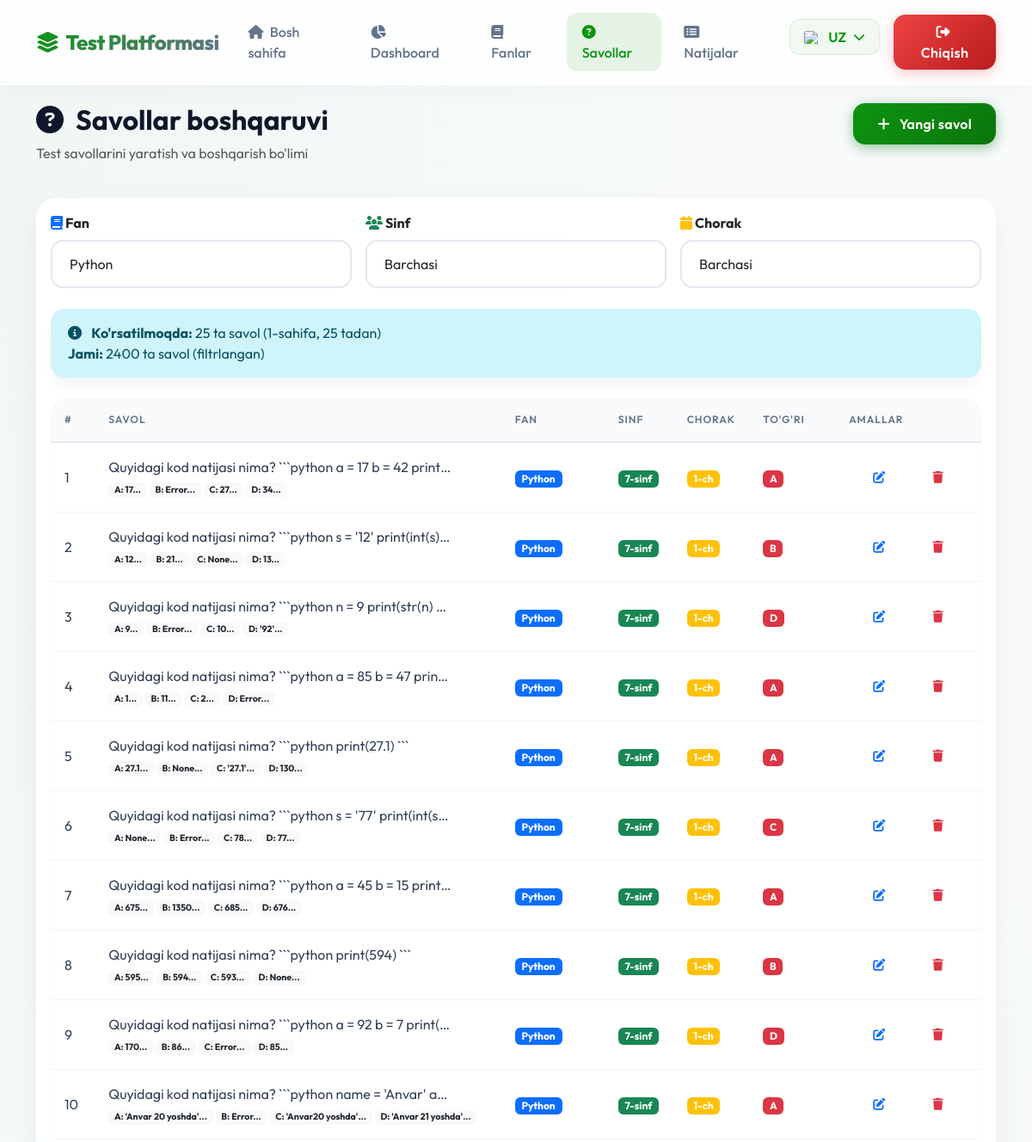
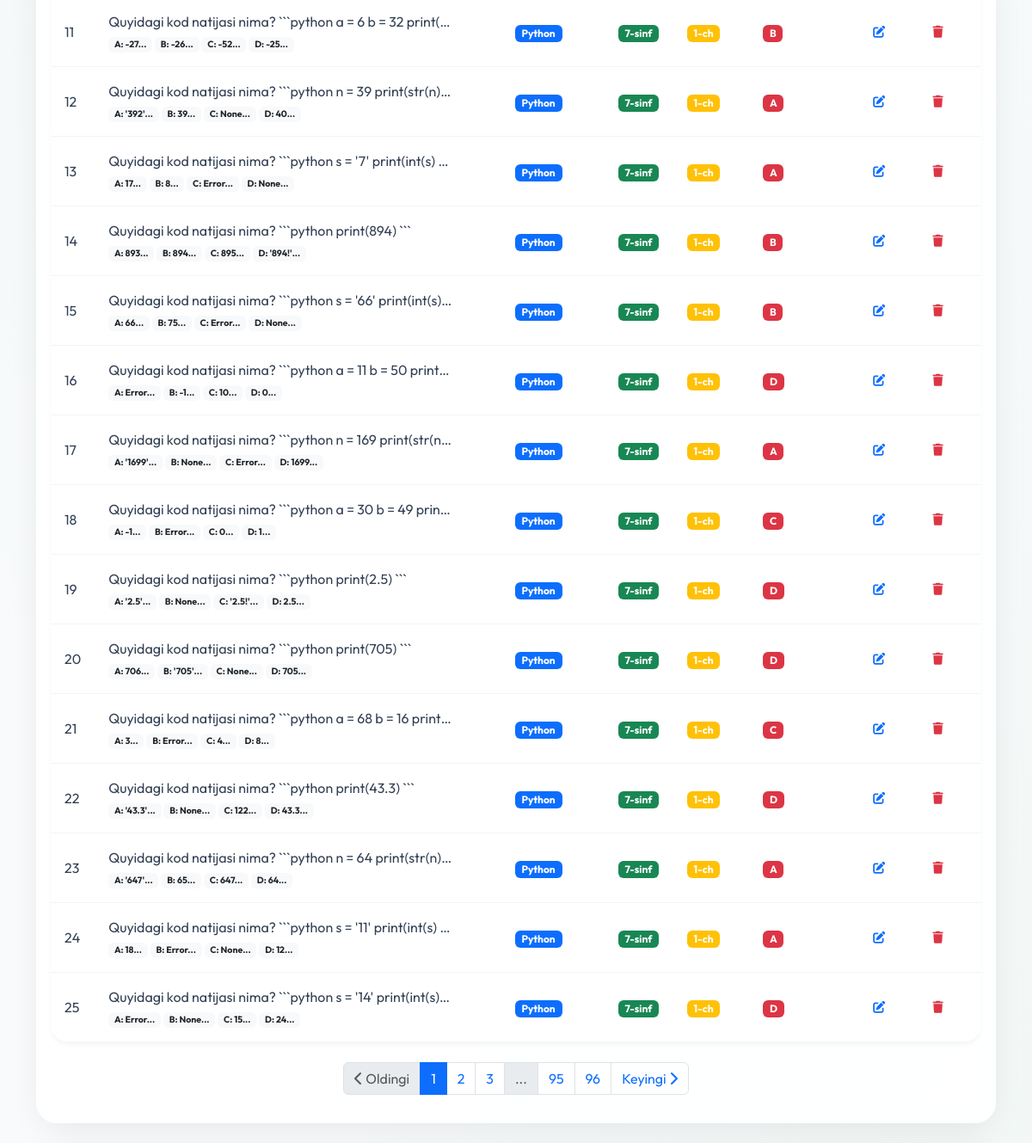
/admin/questions?subject_id=2 (signed in, upper part), run on an earlier commit of the app's database (2 pictures, top to bottom).
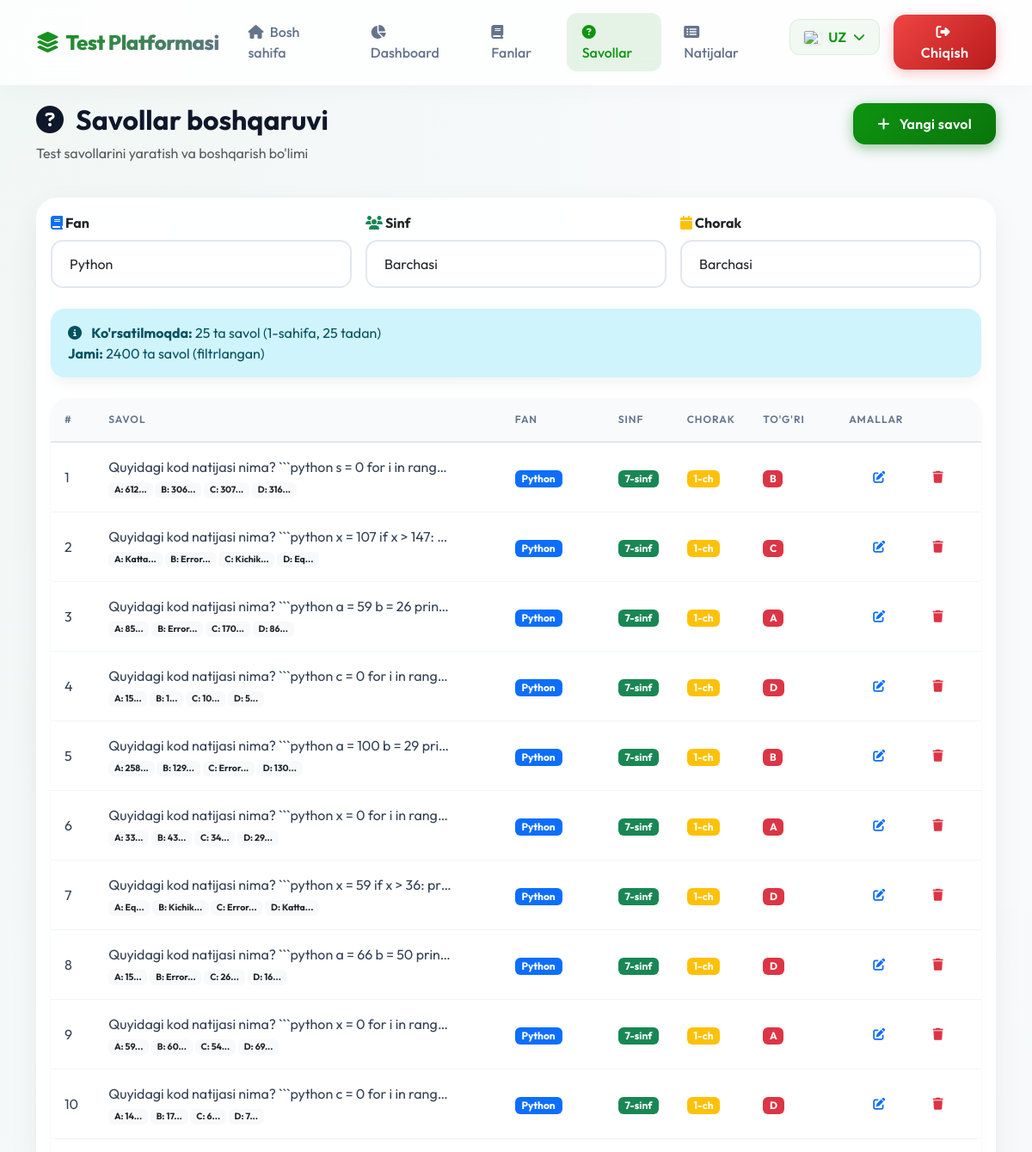
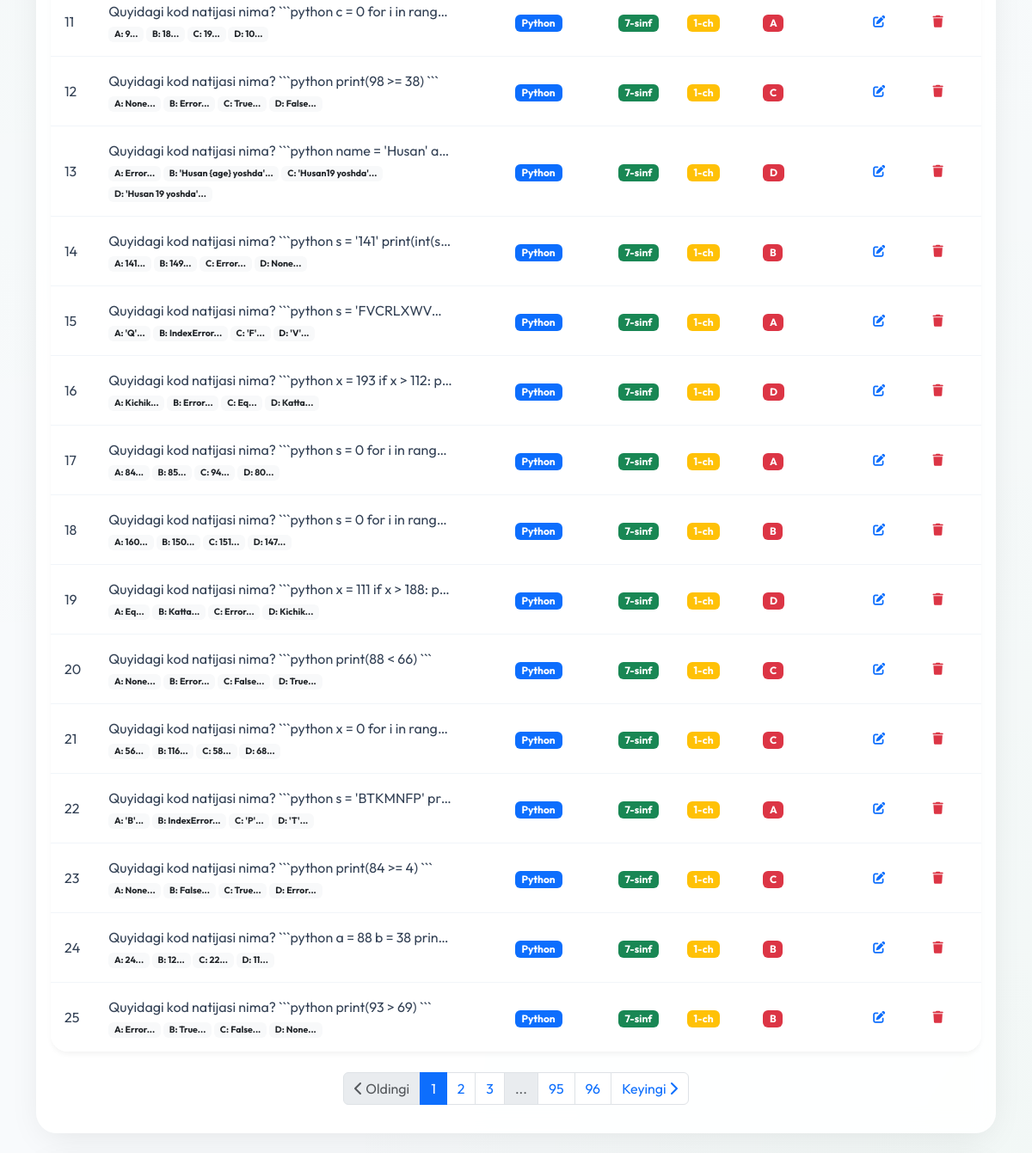
And on a later commit of the database (2 pictures, top to bottom).
### app.py (models this page shows)
class Question(db.Model):
    id = db.Column(db.Integer, primary_key=True)
    subject_id = db.Column(db.Integer, db.ForeignKey('subject.id'), nullable=False)
    grade = db.Column(db.Integer, nullable=False)
    quarter = db.Column(db.Integer, nullable=False)
    question_text = db.Column(db.Text, nullable=False)
    question_text_ru = db.Column(db.Text)
    question_text_en = db.Column(db.Text)
    option_a = db.Column(db.String(200), nullable=False)
    option_a_ru = db.Column(db.String(200))
    option_a_en = db.Column(db.String(200))
    option_b = db.Column(db.String(200), nullable=False)
    option_b_ru = db.Column(db.String(200))
    option_b_en = db.Column(db.String(200))
    option_c = db.Column(db.String(200), nullable=False)
    option_c_ru = db.Column(db.String(200))
    option_c_en = db.Column(db.String(200))
    option_d = db.Column(db.String(200), nullable=False)
    option_d_ru = db.Column(db.String(200))
    option_d_en = db.Column(db.String(200))
    correct_answer = db.Column(db.String(1), nullable=False)  # A, B, C, or D
    subject = db.relationship('Subject', backref='questions')

class Subject(db.Model):
    id = db.Column(db.Integer, primary_key=True)
    name = db.Column(db.String(50), nullable=False)
    name_ru = db.Column(db.String(50))
    name_en = db.Column(db.String(50))
    grades = db.Column(db.String(20), nullable=False)  # "5,6" yoki "7,8,9"

### app.py (the view)
@app.route('/admin/questions')
def admin_questions():
    if 'admin_id' not in session:
        return redirect(url_for('admin_login'))
    subject_id = request.args.get('subject_id', type=int)
    grade = request.args.get('grade', type=int)
    quarter = request.args.get('quarter', type=int)
    page = request.args.get('page', 1, type=int)
    per_page = 25
    query = Question.query
    if subject_id:
        query = query.filter_by(subject_id=subject_id)
    if grade:
        query = query.filter_by(grade=grade)
    if quarter:
        query = query.filter_by(quarter=quarter)
    pagination = query.paginate(page=page, per_page=per_page, error_out=False)
    questions = pagination.items
    all_questions = Question.query.all()
    subjects = Subject.query.all()
    return render_template('admin_questions.html',
                         questions=questions,
                         all_questions=all_questions,
                         pagination=pagination,
                         subjects=subjects)

### templates/admin_questions.html (shortened to what this page needs)
{% extends "base.html" %}
{% block content %}
<div class="container">
    <div class="row mb-4 animate-fade-in-up">
        <div class="col-md-8">
            <h2 class="fw-bold text-gradient"><i class="fas fa-question-circle me-2"></i> {{ _('Savollar boshqaruvi') }}
            </h2>
            <p class="text-muted">{{ _('Test savollarini yaratish va boshqarish bo\'limi') }}</p>
        </div>
        <div class="col-md-4 text-md-end">
            <a href="{{ url_for('admin_question_add') }}" class="btn btn-primary">
                <i class="fas fa-plus me-2"></i> {{ _('Yangi savol') }}
            </a>
        </div>
    </div>
    <div class="card animate-fade-in-up" style="animation-delay: 0.1s;">
        <div class="card-body">
            <form method="GET" class="mb-4">
                <div class="row g-3">
                    <div class="col-md-4">
                        <label class="form-label fw-bold">
                            <i class="fas fa-book text-primary"></i> {{ _('Fan') }}
                        </label>
                        <select name="subject_id" class="form-select" onchange="this.form.submit()">
                            {% for subject in subjects %}
                            <option value="{{ subject.id }}" {% if request.args.get('subject_id')|int==subject.id
                                %}selected{% endif %}>
                                {{ subject.name }}
                            </option>
                            {% endfor %}
                        </select>
                    </div>
                    <div class="col-md-4">
                        <label class="form-label fw-bold">
                            <i class="fas fa-users text-success"></i> {{ _('Sinf') }}
                        </label>
                        <select name="grade" class="form-select" onchange="this.form.submit()">
                            <option value="">{{ _('Barchasi') }}</option>
                        </select>
                    </div>
                    <div class="col-md-4">
                        <label class="form-label fw-bold">
                            <i class="fas fa-calendar text-warning"></i> {{ _('Chorak') }}
                        </label>
                        <select name="quarter" class="form-select" onchange="this.form.submit()">
                            <option value="">{{ _('Barchasi') }}</option>
                        </select>
                    </div>
                </div>
            </form>
            <div class="alert alert-info mb-4">
                <i class="fas fa-info-circle me-2"></i>
                <strong>{{ _('Ko\'rsatilmoqda') }}:</strong> {{ questions|length }} {{ _('ta savol') }} ({{
                pagination.page }}-{{ _('sahifa') }}, {{
                pagination.per_page }} {{ _('tadan') }})
                <br>
                <strong>{{ _('Jami') }}:</strong> {{ pagination.total }} {{ _('ta savol') }}
                {% if request.args.get('subject_id') or request.args.get('grade') or request.args.get('quarter') %}
                ({{ _('filtrlangan') }})
                {% endif %}
            </div>
            {% if questions %}
            <div class="table-responsive">
                <table class="table table-hover">
                    <thead>
                        <tr>
                            <th style="width: 50px;">#</th>
                            <th>{{ _('Savol') }}</th>
                            <th style="width: 120px;">{{ _('Fan') }}</th>
                            <th style="width: 80px;">{{ _('Sinf') }}</th>
                            <th style="width: 80px;">{{ _('Chorak') }}</th>
                            <th style="width: 100px;">{{ _('To\'g\'ri') }}</th>
                            <th style="width: 150px;">{{ _('Amallar') }}</th>
                        </tr>
                    </thead>
                    <tbody>
                        {% for question in questions %}
                        <tr>
                            <td>{{ loop.index }}</td>
                            <td>
                                <div class="text-truncate" style="max-width: 400px;"
                                    title="{{ question.question_text }}">
                                    {{ question.question_text }}
                                </div>
                                <small class="text-muted">
                                    <span class="badge bg-light text-dark">A: {{ question.option_a[:20] }}...</span>
                                    <span class="badge bg-light text-dark">B: {{ question.option_b[:20] }}...</span>
                                    <span class="badge bg-light text-dark">C: {{ question.option_c[:20] }}...</span>
                                    <span class="badge bg-light text-dark">D: {{ question.option_d[:20] }}...</span>
                                </small>
                            </td>
                            <td>
                                <span class="badge bg-primary">{{ question.subject.name }}</span>
                            </td>
                            <td>
                                <span class="badge bg-success">{{ question.grade }}-sinf</span>
                            </td>
                            <td>
                                <span class="badge bg-warning">{{ question.quarter }}-ch</span>
                            </td>
                            <td>
                                <span class="badge bg-danger">{{ question.correct_answer }}</span>
                            </td>
                            <td>
                                <div class="btn-group btn-group-sm">
                                    <a href="{{ url_for('admin_question_edit', id=question.id) }}"
                                        class="btn btn-outline-primary" title="{{ _('Tahrirlash') }}">
                                        <i class="fas fa-edit"></i>
                                    </a>
                                    <a href="{{ url_for('admin_question_delete', id=question.id) }}"
                                        class="btn btn-outline-danger"
                                        onclick="return confirm('{{ _('Savolni o\'chirishni tasdiqlaysizmi?') }}')"
                                        title="{{ _('O\'chirish') }}">
                                        <i class="fas fa-trash"></i>
                                    </a>
                                </div>
                            </td>
                        </tr>
                        {% endfor %}
                    </tbody>
                </table>
            </div>
            {% if pagination.pages > 1 %}
            <nav aria-label="Sahifalar navigatsiyasi" class="mt-4">
                <ul class="pagination justify-content-center">
                    <li class="page-item {% if not pagination.has_prev %}disabled{% endif %}">
                        <a class="page-link"
                            href="{% if pagination.has_prev %}{{ url_for('admin_questions', page=pagination.prev_num, subject_id=request.args.get('subject_id'), grade=request.args.get('grade'), quarter=request.args.get('quarter')) }}{% else %}#{% endif %}">
                            <i class="fas fa-chevron-left"></i> {{ _('Oldingi') }}
                        </a>
                    </li>
                    {% for page_num in pagination.iter_pages(left_edge=2, right_edge=2, left_current=2, right_current=2)
                    %}
                    {% if page_num %}
                    <li class="page-item {% if page_num == pagination.page %}active{% endif %}">
                        <a class="page-link"
                            href="{{ url_for('admin_questions', page=page_num, subject_id=request.args.get('subject_id'), grade=request.args.get('grade'), quarter=request.args.get('quarter')) }}">
                            {{ page_num }}
                        </a>
                    </li>
                    {% else %}
                    <li class="page-item disabled">
                        <span class="page-link">...</span>
                    </li>
                    {% endif %}
                    {% endfor %}
                    <li class="page-item {% if not pagination.has_next %}disabled{% endif %}">
                        <a class="page-link"
                            href="{% if pagination.has_next %}{{ url_for('admin_questions', page=pagination.next_num, subject_id=request.args.get('subject_id'), grade=request.args.get('grade'), quarter=request.args.get('quarter')) }}{% else %}#{% endif %}">
                            {{ _('Keyingi') }} <i class="fas fa-chevron-right"></i>
                        </a>
                    </li>
                </ul>
            </nav>
            {% endif %}
            {% endif %}
        </div>
    </div>
</div>
{% endblock %}

What changed in the data, as far as the page shows it:
changed Question (number 1 of 25 on the later page): question_text "Quyidagi kod natijasi nima? ```python a = 17 b = 42 print…" → "Quyidagi kod natijasi nima? ```python s = 0 for i in rang…"; option_a "17" → "612"; option_b "Error" → "306"; option_c "27" → "307"; option_d "34" → "316"; correct_answer "A" → "B"
changed Question: question_text "Quyidagi kod natijasi nima? ```python s = '12' print(int(s)…" → "Quyidagi kod natijasi nima? ```python x = 107 if x > 147:…"; option_a "12" → "Katta"; option_b "21" → "Error"; option_c "None" → "Kichik"; option_d "13" → "Eq"; correct_answer "B" → "C"
changed Question: question_text "Quyidagi kod natijasi nima? ```python n = 9 print(str(n)…" → "Quyidagi kod natijasi nima? ```python a = 59 b = 26 prin…"; option_a "9" → "85"; option_c "10" → "170"; option_d "'92'" → "86"; correct_answer "D" → "A"
changed Question (number 4 of 25 on the later page): question_text "Quyidagi kod natijasi nima? ```python a = 85 b = 47 prin…" → "Quyidagi kod natijasi nima? ```python c = 0 for i in rang…"; option_a "1" → "15"; option_b "11" → "1"; option_c "2" → "10"; option_d "Error" → "5"; correct_answer "A" → "D"
changed Question: question_text "Quyidagi kod natijasi nima? ```python print(27.1) ```" → "Quyidagi kod natijasi nima? ```python a = 100 b = 29 pri…"; option_a "27.1" → "258"; option_b "None" → "129"; option_c "'27.1'" → "Error"; correct_answer "A" → "B"
changed Question (number 6 of 25 on the later page): question_text "Quyidagi kod natijasi nima? ```python s = '77' print(int(s…" → "Quyidagi kod natijasi nima? ```python x = 0 for i in rang…"; option_a "None" → "33"; option_b "Error" → "43"; option_c "78" → "34"; option_d "77" → "29"; correct_answer "C" → "A"
changed Question: question_text "Quyidagi kod natijasi nima? ```python a = 45 b = 15 print…" → "Quyidagi kod natijasi nima? ```python x = 59 if x > 36: pr…"; option_a "675" → "Eq"; option_b "1350" → "Kichik"; option_c "685" → "Error"; option_d "676" → "Katta"; correct_answer "A" → "D"
changed Question: question_text "Quyidagi kod natijasi nima? ```python print(594) ```" → "Quyidagi kod natijasi nima? ```python a = 66 b = 50 prin…"; option_a "595" → "15"; option_b "594" → "Error"; option_c "593" → "26"; option_d "None" → "16"; correct_answer "B" → "D"
changed Question (number 9 of 25 on the later page): question_text "Quyidagi kod natijasi nima? ```python a = 92 b = 7 print(…" → "Quyidagi kod natijasi nima? ```python x = 0 for i in rang…"; option_a "170" → "59"; option_b "86" → "60"; option_c "Error" → "54"; option_d "85" → "69"; correct_answer "D" → "A"
changed Question (number 10 of 25 on the later page): question_text "Quyidagi kod natijasi nima? ```python name = 'Anvar' a…" → "Quyidagi kod natijasi nima? ```python c = 0 for i in rang…"; option_a "'Anvar 20 yoshda'" → "14"; option_b "Error" → "17"; option_c "'Anvar20 yoshda'" → "6"; option_d "'Anvar 21 yoshda'" → "7"; correct_answer "A" → "D"
changed Question (number 11 of 25 on the later page): question_text "Quyidagi kod natijasi nima? ```python a = 6 b = 32 print(…" → "Quyidagi kod natijasi nima? ```python c = 0 for i in rang…"; option_a "-27" → "9"; option_b "-26" → "18"; option_c "-52" → "19"; option_d "-25" → "10"; correct_answer "B" → "A"
changed Question: question_text "Quyidagi kod natijasi nima? ```python n = 39 print(str(n)…" → "Quyidagi kod natijasi nima? ```python print(98 >= 38) ```"; option_a "'392'" → "None"; option_b "39" → "Error"; option_c "None" → "True"; option_d "40" → "False"; correct_answer "A" → "C"
changed Question: question_text "Quyidagi kod natijasi nima? ```python s = '7' print(int(s)…" → "Quyidagi kod natijasi nima? ```python name = 'Husan' a…"; option_a "17" → "Error"; option_b "8" → "'Husan {age} yoshda'"; option_c "Error" → "'Husan19 yoshda'"; option_d "None" → "'Husan 19 yoshda'"; correct_answer "A" → "D"
changed Question: question_text "Quyidagi kod natijasi nima? ```python print(894) ```" → "Quyidagi kod natijasi nima? ```python s = '141' print(int(s…"; option_a "893" → "141"; option_b "894" → "149"; option_c "895" → "Error"; option_d "'894!'" → "None"
changed Question: question_text "Quyidagi kod natijasi nima? ```python s = '66' print(int(s)…" → "Quyidagi kod natijasi nima? ```python s = 'FVCRLXWV…"; option_a "66" → "'Q'"; option_b "75" → "IndexError"; option_c "Error" → "'F'"; option_d "None" → "'V'"; correct_answer "B" → "A"
changed Question: question_text "Quyidagi kod natijasi nima? ```python a = 11 b = 50 print…" → "Quyidagi kod natijasi nima? ```python x = 193 if x > 112: p…"; option_a "Error" → "Kichik"; option_b "-1" → "Error"; option_c "10" → "Eq"; option_d "0" → "Katta"
changed Question (number 17 of 25 on the later page): question_text "Quyidagi kod natijasi nima? ```python n = 169 print(str(n…" → "Quyidagi kod natijasi nima? ```python s = 0 for i in rang…"; option_a "'1699'" → "84"; option_b "None" → "85"; option_c "Error" → "94"; option_d "1699" → "80"
changed Question (number 18 of 25 on the later page): question_text "Quyidagi kod natijasi nima? ```python a = 30 b = 49 prin…" → "Quyidagi kod natijasi nima? ```python s = 0 for i in rang…"; option_a "-1" → "160"; option_b "Error" → "150"; option_c "0" → "151"; option_d "1" → "147"; correct_answer "C" → "B"
changed Question: question_text "Quyidagi kod natijasi nima? ```python print(2.5) ```" → "Quyidagi kod natijasi nima? ```python x = 111 if x > 188: p…"; option_a "'2.5'" → "Eq"; option_b "None" → "Katta"; option_c "'2.5!'" → "Error"; option_d "2.5" → "Kichik"
changed Question: question_text "Quyidagi kod natijasi nima? ```python print(705) ```" → "Quyidagi kod natijasi nima? ```python print(88 < 66) ```"; option_a "706" → "None"; option_b "'705'" → "Error"; option_c "None" → "False"; option_d "705" → "True"; correct_answer "D" → "C"
changed Question (number 21 of 25 on the later page): question_text "Quyidagi kod natijasi nima? ```python a = 68 b = 16 print…" → "Quyidagi kod natijasi nima? ```python x = 0 for i in rang…"; option_a "3" → "56"; option_b "Error" → "116"; option_c "4" → "58"; option_d "8" → "68"
changed Question: question_text "Quyidagi kod natijasi nima? ```python print(43.3) ```" → "Quyidagi kod natijasi nima? ```python s = 'BTKMNFP' pr…"; option_a "'43.3'" → "'B'"; option_b "None" → "IndexError"; option_c "122" → "'P'"; option_d "43.3" → "'T'"; correct_answer "D" → "A"
changed Question: question_text "Quyidagi kod natijasi nima? ```python n = 64 print(str(n)…" → "Quyidagi kod natijasi nima? ```python print(84 >= 4) ```"; option_a "'647'" → "None"; option_b "65" → "False"; option_c "647" → "True"; option_d "64" → "Error"; correct_answer "A" → "C"
changed Question: question_text "Quyidagi kod natijasi nima? ```python s = '11' print(int(s)…" → "Quyidagi kod natijasi nima? ```python a = 88 b = 38 prin…"; option_a "18" → "24"; option_b "Error" → "12"; option_c "None" → "22"; option_d "12" → "11"; correct_answer "A" → "B"
changed Question: question_text "Quyidagi kod natijasi nima? ```python s = '14' print(int(s)…" → "Quyidagi kod natijasi nima? ```python print(93 > 69) ```"; option_b "None" → "True"; option_c "15" → "False"; option_d "24" → "None"; correct_answer "D" → "B"
